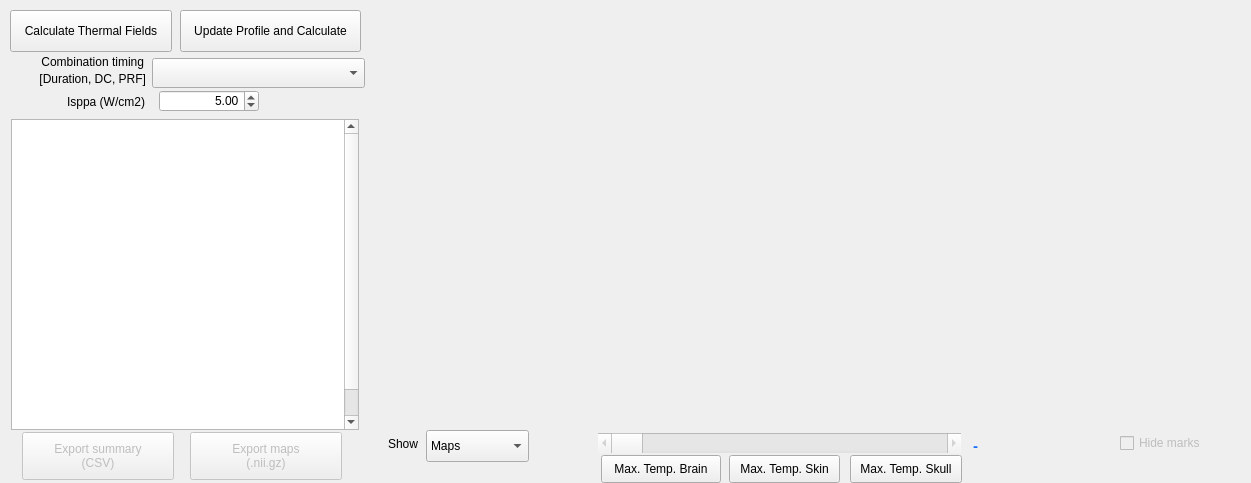
<?xml version="1.0" encoding="UTF-8"?>
<ui version="4.0">
 <class>Babel_Thermal</class>
 <widget class="QWidget" name="Babel_Thermal">
  <property name="geometry">
   <rect>
    <x>0</x>
    <y>0</y>
    <width>1251</width>
    <height>483</height>
   </rect>
  </property>
  <property name="windowTitle">
   <string>Babel_Thermal</string>
  </property>
  <widget class="QWidget" name="AcField_plot1" native="true">
   <property name="geometry">
    <rect>
     <x>370</x>
     <y>13</y>
     <width>868</width>
     <height>415</height>
    </rect>
   </property>
  </widget>
  <widget class="QPushButton" name="CalculateThermal">
   <property name="geometry">
    <rect>
     <x>10</x>
     <y>10</y>
     <width>162</width>
     <height>42</height>
    </rect>
   </property>
   <property name="autoFillBackground">
    <bool>false</bool>
   </property>
   <property name="styleSheet">
    <string notr="true"/>
   </property>
   <property name="text">
    <string>Calculate Thermal Fields</string>
   </property>
  </widget>
  <widget class="QLabel" name="label_20">
   <property name="geometry">
    <rect>
     <x>17</x>
     <y>49</y>
     <width>127</width>
     <height>25</height>
    </rect>
   </property>
   <property name="text">
    <string>Combination timing</string>
   </property>
   <property name="alignment">
    <set>Qt::AlignmentFlag::AlignRight|Qt::AlignmentFlag::AlignTrailing|Qt::AlignmentFlag::AlignVCenter</set>
   </property>
  </widget>
  <widget class="QComboBox" name="SelCombinationDropDown">
   <property name="geometry">
    <rect>
     <x>152</x>
     <y>58</y>
     <width>213</width>
     <height>30</height>
    </rect>
   </property>
  </widget>
  <widget class="QLabel" name="label_21">
   <property name="geometry">
    <rect>
     <x>2</x>
     <y>92</y>
     <width>143</width>
     <height>20</height>
    </rect>
   </property>
   <property name="text">
    <string>Isppa (W/cm2)</string>
   </property>
   <property name="alignment">
    <set>Qt::AlignmentFlag::AlignRight|Qt::AlignmentFlag::AlignTrailing|Qt::AlignmentFlag::AlignVCenter</set>
   </property>
  </widget>
  <widget class="QDoubleSpinBox" name="IsppaSpinBox">
   <property name="geometry">
    <rect>
     <x>159</x>
     <y>90</y>
     <width>100</width>
     <height>22</height>
    </rect>
   </property>
   <property name="alignment">
    <set>Qt::AlignmentFlag::AlignRight|Qt::AlignmentFlag::AlignTrailing|Qt::AlignmentFlag::AlignVCenter</set>
   </property>
   <property name="decimals">
    <number>2</number>
   </property>
   <property name="minimum">
    <double>0.100000000000000</double>
   </property>
   <property name="maximum">
    <double>60.000000000000000</double>
   </property>
   <property name="singleStep">
    <double>0.100000000000000</double>
   </property>
   <property name="value">
    <double>5.000000000000000</double>
   </property>
  </widget>
  <widget class="QScrollBar" name="IsppaScrollBar">
   <property name="enabled">
    <bool>false</bool>
   </property>
   <property name="geometry">
    <rect>
     <x>598</x>
     <y>433</y>
     <width>363</width>
     <height>20</height>
    </rect>
   </property>
   <property name="orientation">
    <enum>Qt::Orientation::Horizontal</enum>
   </property>
  </widget>
  <widget class="QLabel" name="SliceLabel">
   <property name="geometry">
    <rect>
     <x>973</x>
     <y>433</y>
     <width>125</width>
     <height>26</height>
    </rect>
   </property>
   <property name="font">
    <font>
     <pointsize>11</pointsize>
     <bold>true</bold>
    </font>
   </property>
   <property name="styleSheet">
    <string notr="true">color:rgb(22, 110, 255)</string>
   </property>
   <property name="text">
    <string>-</string>
   </property>
  </widget>
  <widget class="QPushButton" name="ExportSummary">
   <property name="enabled">
    <bool>false</bool>
   </property>
   <property name="geometry">
    <rect>
     <x>22</x>
     <y>432</y>
     <width>152</width>
     <height>48</height>
    </rect>
   </property>
   <property name="autoFillBackground">
    <bool>false</bool>
   </property>
   <property name="styleSheet">
    <string notr="true"/>
   </property>
   <property name="text">
    <string>Export summary
(CSV)</string>
   </property>
  </widget>
  <widget class="QPushButton" name="LocMTB">
   <property name="geometry">
    <rect>
     <x>601</x>
     <y>455</y>
     <width>120</width>
     <height>28</height>
    </rect>
   </property>
   <property name="toolTip">
    <string>Go to Maximal Temperature Brain</string>
   </property>
   <property name="text">
    <string>Max. Temp. Brain</string>
   </property>
  </widget>
  <widget class="QPushButton" name="LocMTS">
   <property name="geometry">
    <rect>
     <x>729</x>
     <y>455</y>
     <width>111</width>
     <height>28</height>
    </rect>
   </property>
   <property name="toolTip">
    <string>Go to Maximal Temperature Skin</string>
   </property>
   <property name="text">
    <string>Max. Temp. Skin</string>
   </property>
  </widget>
  <widget class="QPushButton" name="LocMTC">
   <property name="geometry">
    <rect>
     <x>850</x>
     <y>455</y>
     <width>112</width>
     <height>28</height>
    </rect>
   </property>
   <property name="toolTip">
    <string>Go to Maximal Temperature Cranium</string>
   </property>
   <property name="text">
    <string>Max. Temp. Skull</string>
   </property>
  </widget>
  <widget class="QCheckBox" name="HideMarkscheckBox">
   <property name="enabled">
    <bool>false</bool>
   </property>
   <property name="geometry">
    <rect>
     <x>1120</x>
     <y>429</y>
     <width>116</width>
     <height>28</height>
    </rect>
   </property>
   <property name="text">
    <string>Hide marks</string>
   </property>
  </widget>
  <widget class="QTableWidget" name="tableWidget">
   <property name="geometry">
    <rect>
     <x>11</x>
     <y>119</y>
     <width>348</width>
     <height>311</height>
    </rect>
   </property>
   <property name="showGrid">
    <bool>false</bool>
   </property>
   <property name="rowCount">
    <number>11</number>
   </property>
   <property name="columnCount">
    <number>2</number>
   </property>
   <attribute name="horizontalHeaderVisible">
    <bool>false</bool>
   </attribute>
   <attribute name="horizontalHeaderHighlightSections">
    <bool>true</bool>
   </attribute>
   <attribute name="verticalHeaderVisible">
    <bool>false</bool>
   </attribute>
   <row/>
   <row/>
   <row/>
   <row/>
   <row/>
   <row/>
   <row/>
   <row/>
   <row/>
   <row/>
   <row/>
   <column/>
   <column/>
  </widget>
  <widget class="QPushButton" name="ExportMaps">
   <property name="enabled">
    <bool>false</bool>
   </property>
   <property name="geometry">
    <rect>
     <x>190</x>
     <y>432</y>
     <width>152</width>
     <height>48</height>
    </rect>
   </property>
   <property name="autoFillBackground">
    <bool>false</bool>
   </property>
   <property name="styleSheet">
    <string notr="true"/>
   </property>
   <property name="text">
    <string>Export maps
(.nii.gz)</string>
   </property>
  </widget>
  <widget class="QPushButton" name="SelectProfile">
   <property name="geometry">
    <rect>
     <x>180</x>
     <y>10</y>
     <width>181</width>
     <height>42</height>
    </rect>
   </property>
   <property name="autoFillBackground">
    <bool>false</bool>
   </property>
   <property name="styleSheet">
    <string notr="true"/>
   </property>
   <property name="text">
    <string>Update Profile and Calculate</string>
   </property>
  </widget>
  <widget class="QComboBox" name="DisplayDropDown">
   <property name="geometry">
    <rect>
     <x>426</x>
     <y>430</y>
     <width>103</width>
     <height>32</height>
    </rect>
   </property>
   <item>
    <property name="text">
     <string>Maps</string>
    </property>
   </item>
   <item>
    <property name="text">
     <string>Profiles</string>
    </property>
   </item>
  </widget>
  <widget class="QLabel" name="label_22">
   <property name="geometry">
    <rect>
     <x>377</x>
     <y>434</y>
     <width>41</width>
     <height>20</height>
    </rect>
   </property>
   <property name="text">
    <string>Show</string>
   </property>
   <property name="alignment">
    <set>Qt::AlignmentFlag::AlignRight|Qt::AlignmentFlag::AlignTrailing|Qt::AlignmentFlag::AlignVCenter</set>
   </property>
  </widget>
  <widget class="QLabel" name="label_23">
   <property name="geometry">
    <rect>
     <x>15</x>
     <y>69</y>
     <width>131</width>
     <height>20</height>
    </rect>
   </property>
   <property name="text">
    <string>[Duration, DC, PRF]</string>
   </property>
   <property name="alignment">
    <set>Qt::AlignmentFlag::AlignRight|Qt::AlignmentFlag::AlignTrailing|Qt::AlignmentFlag::AlignVCenter</set>
   </property>
  </widget>
 </widget>
 <tabstops>
  <tabstop>SelectProfile</tabstop>
  <tabstop>CalculateThermal</tabstop>
  <tabstop>SelCombinationDropDown</tabstop>
  <tabstop>IsppaSpinBox</tabstop>
  <tabstop>tableWidget</tabstop>
  <tabstop>ExportSummary</tabstop>
  <tabstop>ExportMaps</tabstop>
  <tabstop>HideMarkscheckBox</tabstop>
  <tabstop>LocMTB</tabstop>
  <tabstop>LocMTC</tabstop>
  <tabstop>LocMTS</tabstop>
 </tabstops>
 <resources/>
 <connections/>
</ui>
